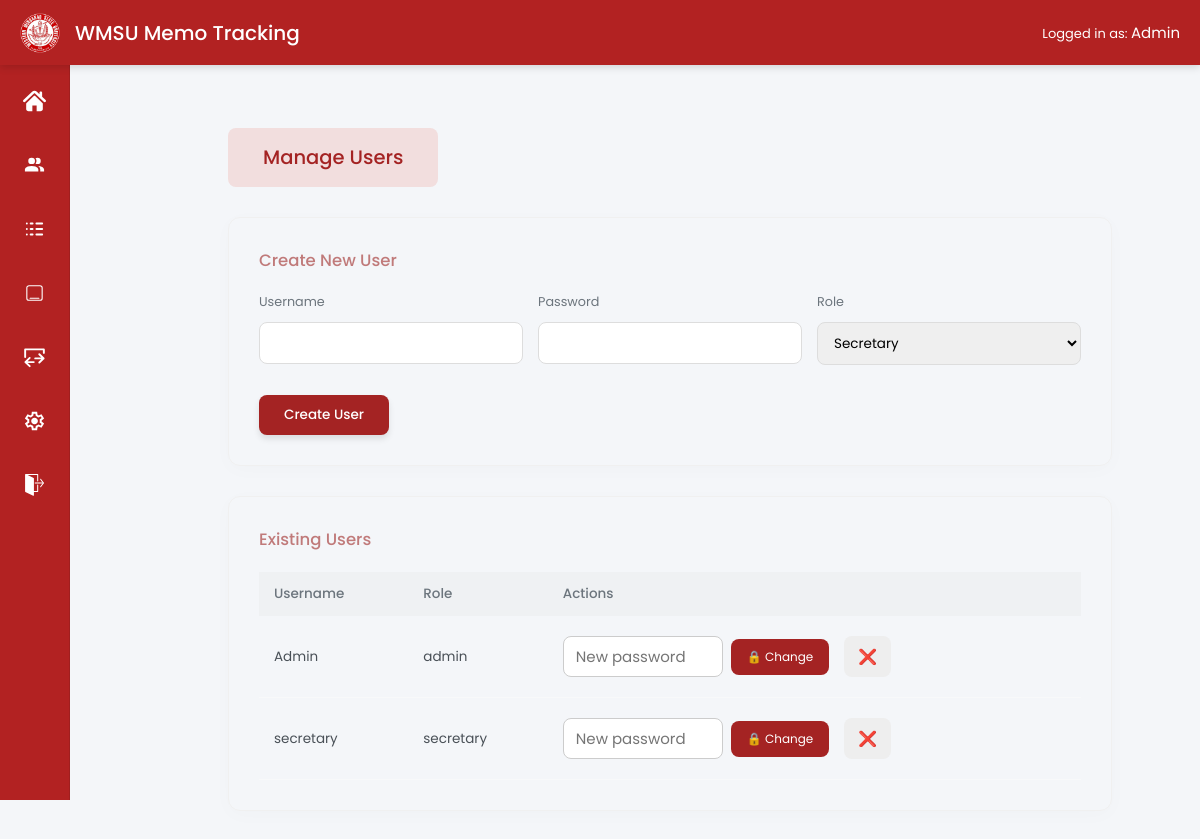
/admin/users (signed in), run on an earlier commit of the app's database.
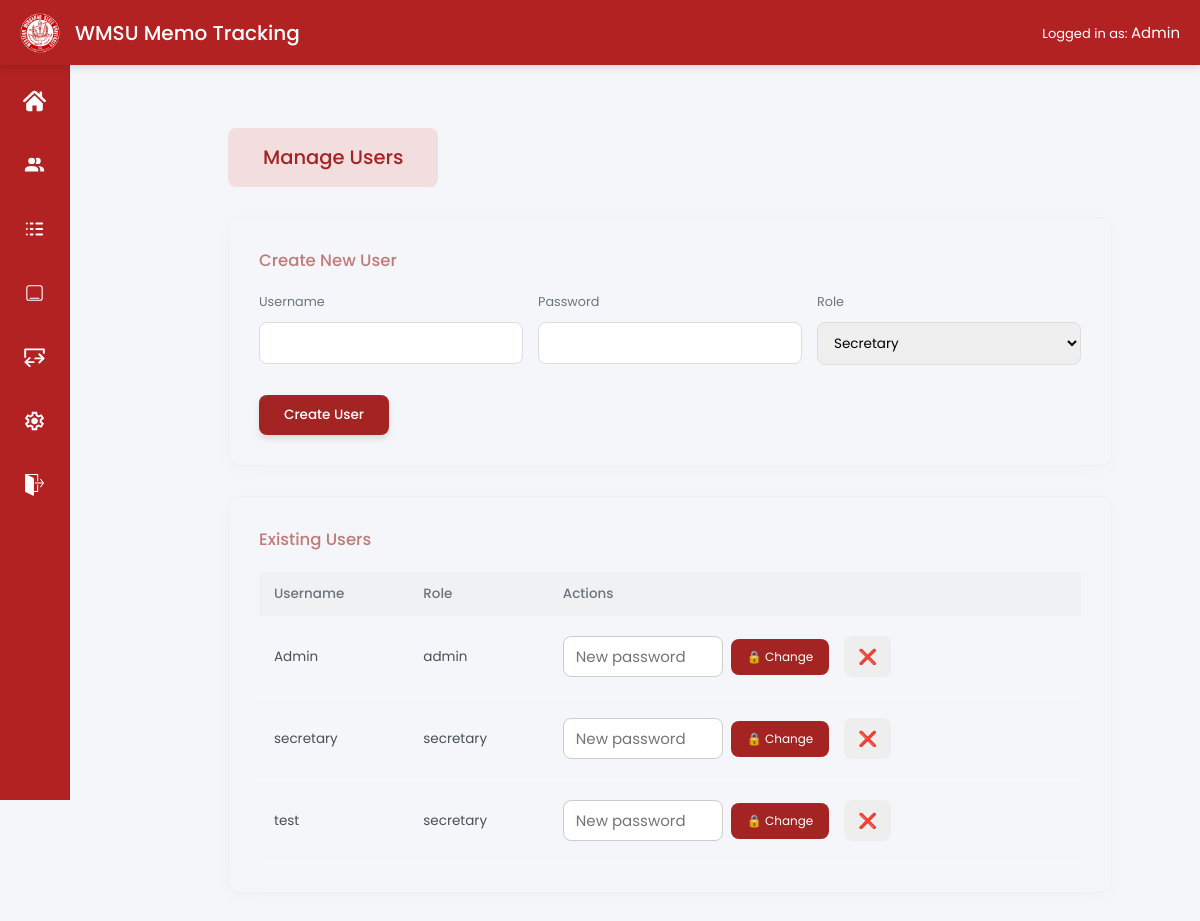
And on a later commit of the database.
### app/models/user.py (models this page shows, shortened)
class User(UserMixin, db.Model):
    __tablename__ = "users"
    id = db.Column(db.Integer, primary_key=True)
    username = db.Column(db.String(50), unique=True, nullable=False)
    password_hash = db.Column(db.String(255), nullable=False)
    role = db.Column(db.String(20))

### app/routes/admin.py (the view)
@admin_bp.route("/users")
@login_required
def users():
    if current_user.role != "admin":
        flash("Access denied")
        return redirect(url_for("secretary.dashboard"))
    users = User.query.all()
    return render_template("admin/user.html", users=users)

### app/__init__.py (called while the page is built)
def create_app():
    app = Flask(__name__)
    app.config.from_object(Config)
    db.init_app(app)
    login_manager.init_app(app)
    migrate.init_app(app, db)
    login_manager.login_view = "auth.login"
    @login_manager.user_loader
    def load_user(user_id):
        return User.query.get(int(user_id))
    app.register_blueprint(main)
    app.register_blueprint(auth_bp)
    app.register_blueprint(secretary_bp)
    app.register_blueprint(admin_bp)
    app.cli.add_command(seed_command)
    app.cli.add_command(seed_memos)
    @app.context_processor
    def inject_settings():
        settings = SystemSettings.query.first()
        return dict(settings=settings)
    print(app.url_map)
    return app

### app/templates/admin/user.html (shortened to what this page needs)
{% block page_css %}
  <link rel="stylesheet" href="{{ url_for('static', filename='css/admin_user.css') }}">
{% endblock %}
{% extends "base.html" %}
{% block content %}
<div class="col-md-10 content">
<div class="main-content">
  <div class="section-badge">
    Manage Users
  </div>
  <div class="accounts-card">
    <div class="accounts-title">Create New User</div>
    <form method="POST" action="{{ url_for('admin.create_user') }}">
      <div class="form-row">
        <div class="form-group">
          <label>Username</label>
          <input name="username" required>
        </div>
        <div class="form-group">
          <label>Password</label>
          <input type="password" name="password" required>
        </div>
        <div class="form-group">
          <label>Role</label>
          <select name="role">
            <option value="secretary">Secretary</option>
          </select>
        </div>
      </div>
      <button type="submit" class="btn-create">Create User</button>
    </form>
  </div>
  <div class="accounts-card">
    <div class="accounts-title">Existing Users</div>
    <table class="user-table">
      <tr>
        <th>Username</th>
        <th>Role</th>
        <th>Actions</th>
      </tr>
      {% for user in users %}
      {% if not (user.id == 1 and user.role == "admin") %}
      <tr>
        <td>{{ user.username }}</td>
        <td>{{ user.role }}</td>
        <td>
          <div class="action-container">
            <form method="POST" action="{{ url_for('admin.reset_password', id=user.id) }}" class="reset-form">
              <div class="password-wrapper">
                <input type="password" name="password" placeholder="New password" required>
              </div>
              <button type="submit" class="btn-password">
                🔒 Change
              </button>
            </form>
            <form method="POST" action="{{ url_for('admin.delete_user', id=user.id) }}">
              <button type="submit" class="btn-delete">❌</button>
            </form>
          </div>
        </td>
      </tr>
      {% endif %}
      {% endfor %}
    </table>
  </div>
</div>
</div>
{% endblock %}

What changed in the data, as far as the page shows it:
added User: username "test", role "secretary"
